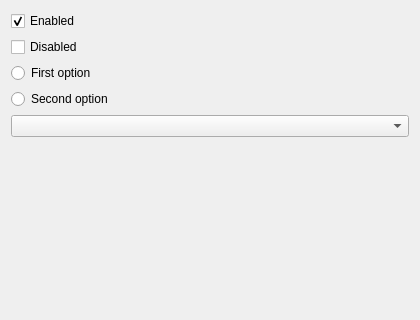
<?xml version="1.0" encoding="UTF-8"?>
<ui version="4.0"><class>Dialog</class><widget class="QDialog" name="Dialog"><property name="geometry"><rect><x>0</x><y>0</y><width>420</width><height>320</height></rect></property><property name="windowTitle"><string>Checks 2</string></property><layout class="QVBoxLayout" name="verticalLayout"><property name="leftMargin"><number>11</number></property><property name="topMargin"><number>11</number></property><property name="rightMargin"><number>11</number></property><property name="bottomMargin"><number>11</number></property><property name="spacing"><number>6</number></property><item><widget class="QCheckBox" name="check_1"><property name="text"><string>Enabled</string></property><property name="checked"><bool>true</bool></property></widget></item><item><widget class="QCheckBox" name="check_2"><property name="text"><string>Disabled</string></property><property name="checked"><bool>false</bool></property></widget></item><item><widget class="QRadioButton" name="radio_1"><property name="text"><string>First option</string></property><property name="checked"><bool>false</bool></property></widget></item><item><widget class="QRadioButton" name="radio_2"><property name="text"><string>Second option</string></property><property name="checked"><bool>false</bool></property></widget></item><item><widget class="QComboBox" name="combo"></widget></item><item><spacer name="verticalSpacer"><property name="orientation"><enum>Qt::Orientation::Vertical</enum></property><property name="sizeHint" stdset="0"><size><width>40</width><height>20</height></size></property></spacer></item></layout></widget></ui>
